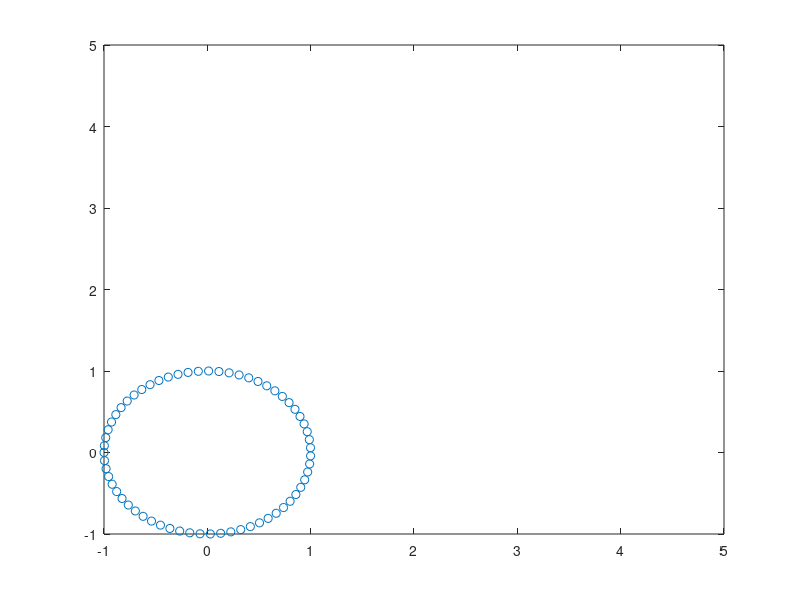
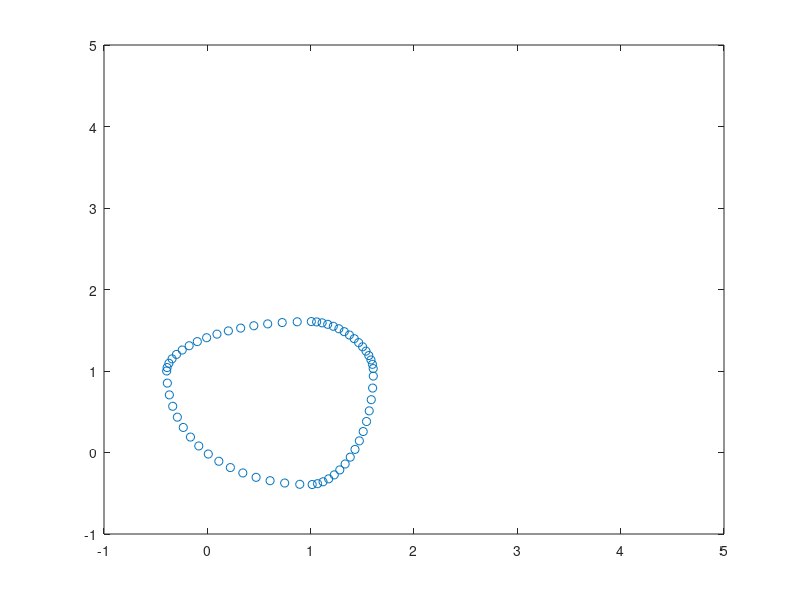
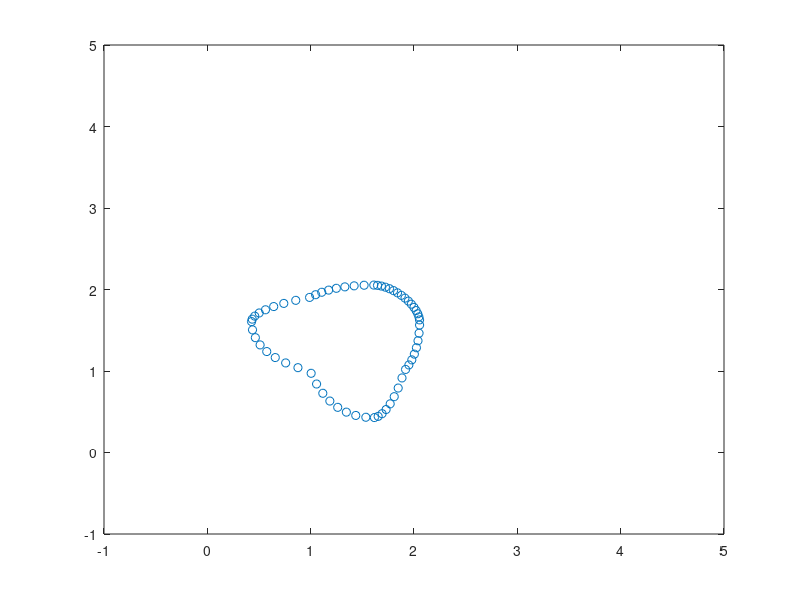
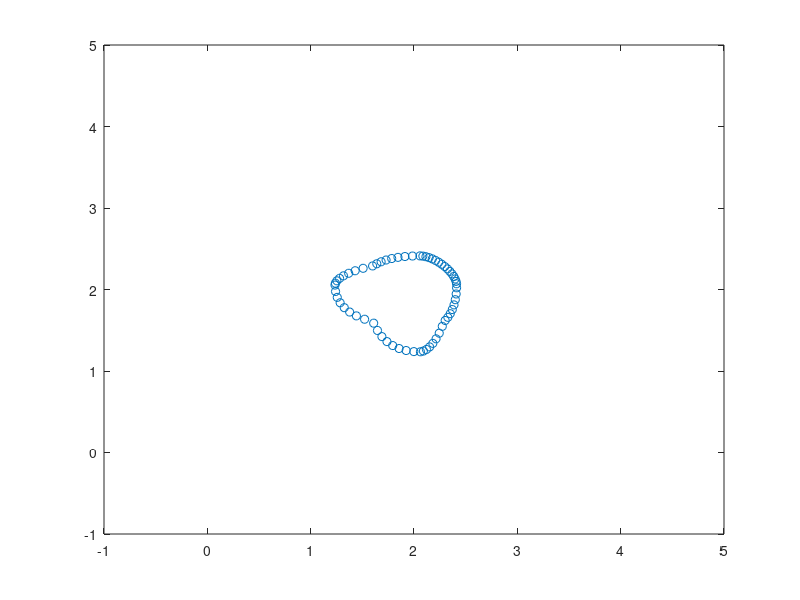

MATLAB code to generate these figures, in order:
clear all; close all; clc;
%create some points
x = -5:.05:5;
y = [x;-x];
%y2 = [x; x];
%y = [zeros(1,length(x)); x];
w = -pi:.1:pi;
y = [cos(w); sin(w)];


%g = @(t) exp(-.5*norm(t));
%g = @(t) norm(t);
%g = @(t) [1./(1+abs(t(1,:)).^2); .5*exp(-abs(t(2,:)))];
g = @(t) [exp(-0.5*abs(t(1,:))); exp(-0.5*abs(t(2,:)))];
%g = @(t) [abs(t(1,:)); abs(t(2,:))];

t = y+g(y);
%t2 = y2+g(y2);
t2 = t+g(t);
t3 = t2+g(t2);
t4 = t3+g(t3);
t5 = t4+g(t4);
t6 = t5+g(t5);
t7 = t6+g(t6);
t8 = t7+g(t7);
t9 = t8+g(t8);
t10 = t9+g(t9);
t11 = t10+g(t10);
t12 = t11+g(t11);
t13 = t12+g(t12);
t14 = t13+g(t13);
t15 = t14+g(t14);

%yy = [y(1,:) y2(1,:); y(2,:) y2(2,:)];
%tt = [t(1,:) t2(1,:); t(2,:) t2(2,:)];
%tt2 = tt+g(tt);
%tt3 = tt2+g(tt2);

figure;
plot(y(1,:),y(2,:),'o');
axis([-1 5 -1 5])
saveas(gcf,'CircleSlide_0.png');
figure;
plot(t(1,:),t(2,:),'o');
axis([-1 5 -1 5])
saveas(gcf,'CircleSlide_1.png');
figure;
plot(t2(1,:),t2(2,:),'o');
axis([-1 5 -1 5])
saveas(gcf,'CircleSlide_2.png');
figure;
plot(t3(1,:),t3(2,:),'o');
axis([-1 5 -1 5])
saveas(gcf,'CircleSlide_3.png');
figure;
plot(t4(1,:),t4(2,:),'o');
axis([-1 5 -1 5])
saveas(gcf,'CircleSlide_4.png');
figure;
plot(t5(1,:),t5(2,:),'o');
axis([-1 5 -1 5])
saveas(gcf,'CircleSlide_5.png');
figure;
plot(t6(1,:),t6(2,:),'o');
axis([-1 5 -1 5])
saveas(gcf,'CircleSlide_6.png');
figure;
plot(t7(1,:),t7(2,:),'o');
axis([-1 5 -1 5])
saveas(gcf,'CircleSlide_7.png');
figure;
plot(t8(1,:),t8(2,:),'o');
axis([-1 5 -1 5])
saveas(gcf,'CircleSlide_8.png');
figure;
plot(t9(1,:),t9(2,:),'o');
axis([-1 5 -1 5])
saveas(gcf,'CircleSlide_9.png');
figure;
plot(t10(1,:),t10(2,:),'o');
axis([-1 5 -1 5])
saveas(gcf,'CircleSlide_10.png');
figure;
plot(t11(1,:),t11(2,:),'o');
axis([-1 5 -1 5])
saveas(gcf,'CircleSlide_11.png');
figure;
plot(t12(1,:),t12(2,:),'o');
axis([-1 5 -1 5])
saveas(gcf,'CircleSlide_12.png');
figure;
plot(t13(1,:),t13(2,:),'o');
axis([-1 5 -1 5])
saveas(gcf,'CircleSlide_13.png');
figure;
plot(t14(1,:),t14(2,:),'o');
axis([-1 5 -1 5])
saveas(gcf,'CircleSlide_14.png');
figure;
plot(t15(1,:),t15(2,:),'o');
axis([-1 5 -1 5])
saveas(gcf,'CircleSlide_15.png');
%plot(y(1,:),y(2,:),'o',t(1,:),t(2,:),'o');
%plot(y(1,:),y(2,:),'ob',y2(1,:),y2(2,:),'ob',t(1,:),t(2,:),'or',t2(1,:),t2(2,:),'or');
%plot(yy(1,:),yy(2,:),'o',tt(1,:),tt(2,:),'o',tt2(1,:),tt2(2,:),'o',tt3(1,:),tt3(2,:),'o');
%plot(y(1,:),y(2,:),'o',t(1,:),t(2,:),'o',t2(1,:),t2(2,:),'o',t3(1,:),t3(2,:),'o',t4(1,:),t4(2,:),'o',t5(1,:),t5(2,:),'o',t6(1,:),t6(2,:),'o',t7(1,:),t7(2,:),'o',t8(1,:),t8(2,:),'o',t9(1,:),t9(2,:),'o');
%legend('Data','1 Slide','2 Slides','3 Slides')
% figure;
% plot(y(1,:),y(2,:),'o',t(1,:),t(2,:),'o',t2(1,:),t2(2,:),'o',t3(1,:),t3(2,:),'o');
% legend('Data','1 Twist','2 Twist','3 Twist');
%}
